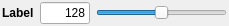
<?xml version="1.0" encoding="UTF-8"?>
<ui version="4.0">
 <class>labeledSliderInput</class>
 <widget class="QWidget" name="labeledSliderInput">
  <property name="geometry">
   <rect>
    <x>0</x>
    <y>0</y>
    <width>229</width>
    <height>26</height>
   </rect>
  </property>
  <property name="windowTitle">
   <string>Labeled Slider Input</string>
  </property>
  <layout class="QHBoxLayout" name="horizontalLayout">
   <property name="leftMargin">
    <number>2</number>
   </property>
   <property name="topMargin">
    <number>2</number>
   </property>
   <property name="rightMargin">
    <number>2</number>
   </property>
   <property name="bottomMargin">
    <number>2</number>
   </property>
   <item>
    <widget class="QLabel" name="label">
     <property name="font">
      <font>
       <weight>75</weight>
       <bold>true</bold>
      </font>
     </property>
     <property name="text">
      <string>Label</string>
     </property>
    </widget>
   </item>
   <item>
    <widget class="QariIntegerLineEdit" name="value">
     <property name="maximumSize">
      <size>
       <width>50</width>
       <height>16777215</height>
      </size>
     </property>
     <property name="text">
      <string notr="true">128</string>
     </property>
     <property name="alignment">
      <set>Qt::AlignRight|Qt::AlignTrailing|Qt::AlignVCenter</set>
     </property>
    </widget>
   </item>
   <item>
    <widget class="QSlider" name="slider">
     <property name="maximum">
      <number>255</number>
     </property>
     <property name="value">
      <number>128</number>
     </property>
     <property name="orientation">
      <enum>Qt::Horizontal</enum>
     </property>
    </widget>
   </item>
  </layout>
 </widget>
 <customwidgets>
  <customwidget>
   <class>QariIntegerLineEdit</class>
   <extends>QLineEdit</extends>
   <header>qarilineedit.h</header>
  </customwidget>
 </customwidgets>
 <resources/>
 <connections>
  <connection>
   <sender>slider</sender>
   <signal>valueChanged(int)</signal>
   <receiver>value</receiver>
   <slot>setValue(int)</slot>
   <hints>
    <hint type="sourcelabel">
     <x>164</x>
     <y>12</y>
    </hint>
    <hint type="destinationlabel">
     <x>71</x>
     <y>12</y>
    </hint>
   </hints>
  </connection>
  <connection>
   <sender>value</sender>
   <signal>valueChanged(int)</signal>
   <receiver>slider</receiver>
   <slot>setValue(int)</slot>
   <hints>
    <hint type="sourcelabel">
     <x>71</x>
     <y>12</y>
    </hint>
    <hint type="destinationlabel">
     <x>164</x>
     <y>12</y>
    </hint>
   </hints>
  </connection>
 </connections>
</ui>
